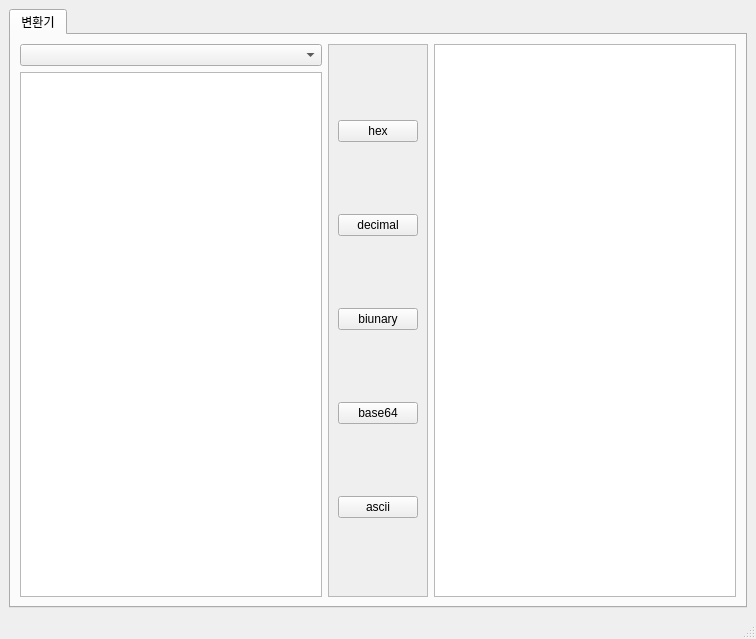
<?xml version="1.0" encoding="UTF-8"?>
<ui version="4.0">
 <class>MainWindow</class>
 <widget class="QMainWindow" name="MainWindow">
  <property name="geometry">
   <rect>
    <x>0</x>
    <y>0</y>
    <width>756</width>
    <height>639</height>
   </rect>
  </property>
  <property name="windowTitle">
   <string>MainWindow</string>
  </property>
  <widget class="QWidget" name="centralwidget">
   <layout class="QGridLayout" name="gridLayout_2">
    <item row="0" column="0">
     <widget class="QTabWidget" name="tabWidget">
      <property name="currentIndex">
       <number>0</number>
      </property>
      <widget class="QWidget" name="tab">
       <attribute name="title">
        <string>변환기</string>
       </attribute>
       <layout class="QGridLayout" name="gridLayout">
        <item row="0" column="2" rowspan="2">
         <widget class="QTextEdit" name="util_encode"/>
        </item>
        <item row="1" column="0">
         <widget class="QTextEdit" name="util_text"/>
        </item>
        <item row="0" column="0">
         <widget class="QComboBox" name="util_combo"/>
        </item>
        <item row="0" column="1" rowspan="2">
         <widget class="QScrollArea" name="scrollArea">
          <property name="sizePolicy">
           <sizepolicy hsizetype="Minimum" vsizetype="Expanding">
            <horstretch>0</horstretch>
            <verstretch>0</verstretch>
           </sizepolicy>
          </property>
          <property name="minimumSize">
           <size>
            <width>100</width>
            <height>0</height>
           </size>
          </property>
          <property name="widgetResizable">
           <bool>true</bool>
          </property>
          <widget class="QWidget" name="scrollAreaWidgetContents">
           <property name="geometry">
            <rect>
             <x>0</x>
             <y>0</y>
             <width>98</width>
             <height>533</height>
            </rect>
           </property>
           <layout class="QVBoxLayout" name="verticalLayout">
            <item>
             <widget class="QPushButton" name="btn_util_hex">
              <property name="text">
               <string>hex</string>
              </property>
             </widget>
            </item>
            <item>
             <widget class="QPushButton" name="btn_util_decimal">
              <property name="text">
               <string>decimal</string>
              </property>
             </widget>
            </item>
            <item>
             <widget class="QPushButton" name="btn_util_binuary">
              <property name="text">
               <string>biunary</string>
              </property>
             </widget>
            </item>
            <item>
             <widget class="QPushButton" name="btn_util_base64">
              <property name="text">
               <string>base64</string>
              </property>
             </widget>
            </item>
            <item>
             <widget class="QPushButton" name="btn_util_ascii">
              <property name="text">
               <string>ascii</string>
              </property>
             </widget>
            </item>
           </layout>
          </widget>
         </widget>
        </item>
       </layout>
      </widget>
     </widget>
    </item>
   </layout>
  </widget>
  <widget class="QMenuBar" name="menubar">
   <property name="geometry">
    <rect>
     <x>0</x>
     <y>0</y>
     <width>756</width>
     <height>22</height>
    </rect>
   </property>
  </widget>
  <widget class="QStatusBar" name="statusbar"/>
 </widget>
 <resources/>
 <connections/>
</ui>
